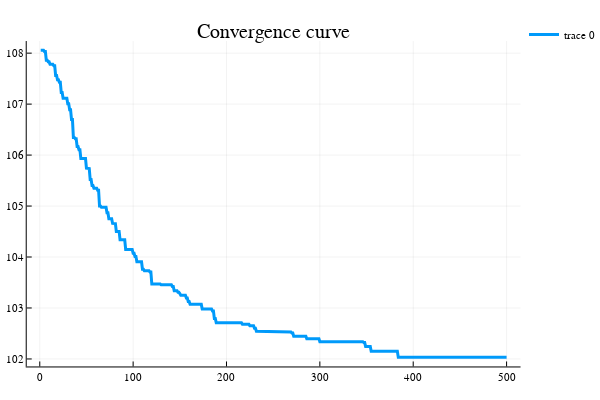

Source (notebook cell):
### Code cell
#Pkg.add("Plots")
using Plots

#Initialisation
x = zeros(n, 1);
xbest = x;
i = 0;
fbest = 1000000; # $f_{best}^0$
histo = [];# Suite des itérés f_{best}^k

lambda = 2;

choix_pas = 1;
itermax = 500;

xp = x;
fbest = +Inf
xbest = +Inf
while i < itermax
    i = i + 1
    # Insérer votre code
    grad_k = subgradf(xp, y, H, W, lambda)
    
    if choix_pas == 1
        xp -= 1e-2 * grad_k #Constant
    elseif choix_pas == 2
        xp -= 1 / (100 * i) * grad_k #S1 diverge et S2 converge
    elseif choix_pas == 3
        xp -= 1 / (1000 * sqrt(i)) * grad_k #S1 diverge et S2 diverge
    end
    fxp = evalf(xp, y, H, W, lambda)

    if fxp < fbest
        fbest = fxp
        xbest = xp
    end
    # Fin insérer code

    # Stockage
    append!(histo, fbest)
end

#histo
#Affichage des courbes de convergence
plotly();
iter = 1:itermax;
plot(iter, histo, title = "Convergence curve", label = ["f"], lw = 3)

### Figure 1 — Plotly figure (JSON) as saved in the notebook; plotly's stock layout.template omitted (floating-point values rounded to 4 significant figures; data arrays with more than 128 entries replaced by an {"elided": "..."} marker saying what was removed)
{"data": [{"colorbar": {"title": ""}, "legendgroup": ["f"], "line": {"color": "rgba(0, 154, 250, 1.000)", "dash": "solid", "shape": "linear", "width": 3}, "mode": "lines", "name": ["f"], "showlegend": true, "type": "scatter", "x": {"elided": "500 int values"}, "xaxis": "x1", "y": {"elided": "500 float values"}, "yaxis": "y1", "zmax": null, "zmin": null}], "layout": {"annotations": [{"font": {"color": "rgba(0, 0, 0, 1.000)", "family": "sans-serif", "size": 20}, "rotation": 0, "showarrow": false, "text": "Convergence curve", "x": 0.5222, "xanchor": "center", "xref": "paper", "y": 1, "yanchor": "top", "yref": "paper"}], "height": 400, "legend": {"bgcolor": "rgba(255, 255, 255, 1.000)", "bordercolor": "rgba(0, 0, 0, 1.000)", "font": {"color": "rgba(0, 0, 0, 1.000)", "family": "sans-serif", "size": 11}, "tracegroupgap": 0, "x": 1, "y": 1}, "margin": {"b": 20, "l": 0, "r": 0, "t": 20}, "paper_bgcolor": "rgba(255, 255, 255, 1.000)", "plot_bgcolor": "rgba(255, 255, 255, 1.000)", "showlegend": true, "width": 600, "xaxis": {"anchor": "y1", "domain": [0.05101, 0.9934], "gridcolor": "rgba(0, 0, 0, 0.100)", "gridwidth": 0.5, "linecolor": "rgba(0, 0, 0, 1.000)", "mirror": false, "range": [-13.97, 515.0], "showgrid": true, "showline": true, "showticklabels": true, "tickangle": 0, "tickcolor": "rgb(0, 0, 0)", "tickfont": {"color": "rgba(0, 0, 0, 1.000)", "family": "sans-serif", "size": 11}, "tickmode": "array", "ticks": "inside", "ticktext": ["0", "100", "200", "300", "400", "500"], "tickvals": [0, 100, 200, 300, 400, 500], "title": "", "titlefont": {"color": "rgba(0, 0, 0, 1.000)", "family": "sans-serif", "size": 15}, "type": "-", "visible": true, "zeroline": false, "zerolinecolor": "rgba(0, 0, 0, 1.000)"}, "yaxis": {"anchor": "x1", "domain": [0.03762, 0.9415], "gridcolor": "rgba(0, 0, 0, 0.100)", "gridwidth": 0.5, "linecolor": "rgba(0, 0, 0, 1.000)", "mirror": false, "range": [101.9, 108.2], "showgrid": true, "showline": true, "showticklabels": true, "tickangle": 0, "tickcolor": "rgb(0, 0, 0)", "tickfont": {"color": "rgba(0, 0, 0, 1.000)", "family": "sans-serif", "size": 11}, "tickmode": "array", "ticks": "inside", "ticktext": ["102", "103", "104", "105", "106", "107", "108"], "tickvals": [102, 103, 104, 105, 106, 107, 108], "title": "", "titlefont": {"color": "rgba(0, 0, 0, 1.000)", "family": "sans-serif", "size": 15}, "type": "-", "visible": true, "zeroline": false, "zerolinecolor": "rgba(0, 0, 0, 1.000)"}}}
